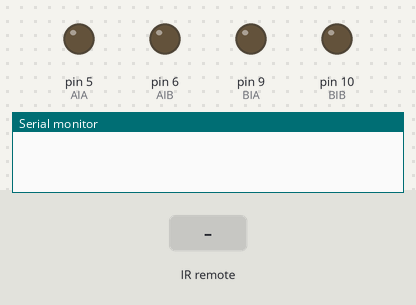
The sketch below on a simulated Arduino Uno, built with avr-gcc and run on an emulated ATmega328P. Shown: output pins drawn as LEDs (lit = HIGH), the last lines printed to the serial monitor. Inputs (shaded band) come from the test bench.

Above: at 1.2 s.
1.3 s: infrared code 0xFF629D received
At 2.1 s:
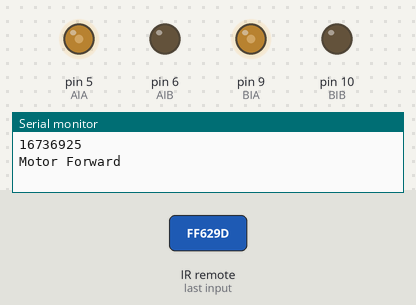
2.8 s: infrared code 0xFFA857 received
At 3.3 s:
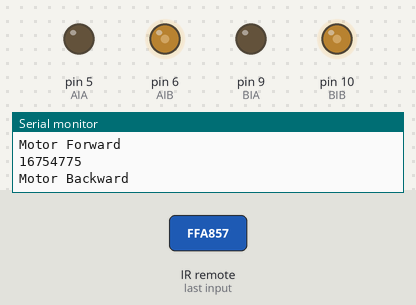
4.3 s: infrared code 0xFF22DD received
At 5.5 s:
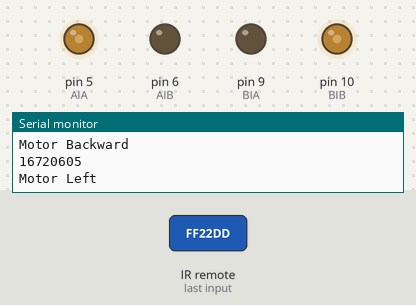
5.8 s: infrared code 0xFFC23D received
At 6.8 s:
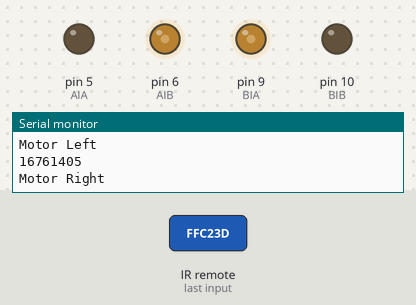
7.3 s: infrared code 0xFF02FD received
At 7.9 s:
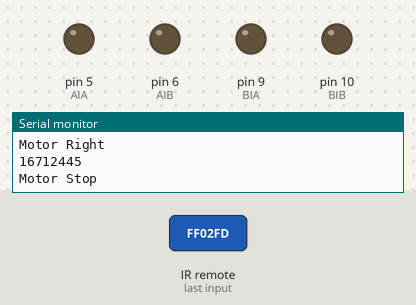
Timing chart, 0 to 9.8 s (numbered marks = the images above; inputs shaded):
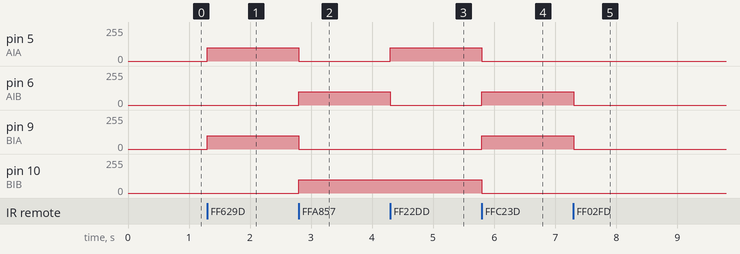

The sketch:

chapter-3.4.1.ino
```cpp
#include <IRremote.h>
int RECV_PIN = 2;
IRrecv irrecv(RECV_PIN);
decode_results results;

const int AIA = 5;
const int AIB = 6;
const int BIA = 9;
const int BIB = 10;
byte speed = 100;

void setup() {
  Serial.begin(9600);
  irrecv.enableIRIn();
}

void forward() {
  analogWrite(AIA, speed);  analogWrite(AIB, 0);
  analogWrite(BIA, speed);  analogWrite(BIB, 0);
}
void backward() {
  analogWrite(AIA, 0);  analogWrite(AIB, speed);
  analogWrite(BIA, 0);  analogWrite(BIB, speed);
}

void left() {
  analogWrite(AIA, speed);  analogWrite(AIB, 0);
  analogWrite(BIA, 0);       analogWrite(BIB, speed);
}

void right() {
  analogWrite(AIA, 0);      analogWrite(AIB, speed);
  analogWrite(BIA, speed);  analogWrite(BIB, 0);
}

void stop() {
  analogWrite(AIA, 0);  analogWrite(AIB, 0);
  analogWrite(BIA, 0);  analogWrite(BIB, 0);
}

void loop() {
  if (irrecv.decode(&results)) {
    Serial.println(results.value);
    if(results.value == 16736925) {
      Serial.println("Motor Forward");
      forward();
    }
    if(results.value == 16754775) {
      Serial.println("Motor Backward");
      backward();
    }
    if(results.value == 16720605) {
      Serial.println("Motor Left");
      left();
    }
    if(results.value == 16761405) {
      Serial.println("Motor Right");
      right();
    }
    if(results.value == 16712445) {
      Serial.println("Motor Stop");
      stop();
    }
    irrecv.resume();
  }
}
```

Measured:
- after the input at 1.3 s, pin 5 (AIA), pin 9 (BIA): 0/255 → 100/255 at once
- after the input at 2.8 s, pin 5 (AIA), pin 9 (BIA): 100/255 → 0/255 at once; pin 6 (AIB), pin 10 (BIB): 0/255 → 100/255 at once
- after the input at 4.3 s, pin 5 (AIA): 0/255 → 100/255 at once; pin 6 (AIB): 100/255 → 0/255 at once
- after the input at 5.8 s, pin 5 (AIA), pin 10 (BIB): 100/255 → 0/255 at once; pin 6 (AIB), pin 9 (BIA): 0/255 → 100/255 at once
- after the input at 7.3 s, pin 6 (AIB), pin 9 (BIA): 100/255 → 0/255 at once
